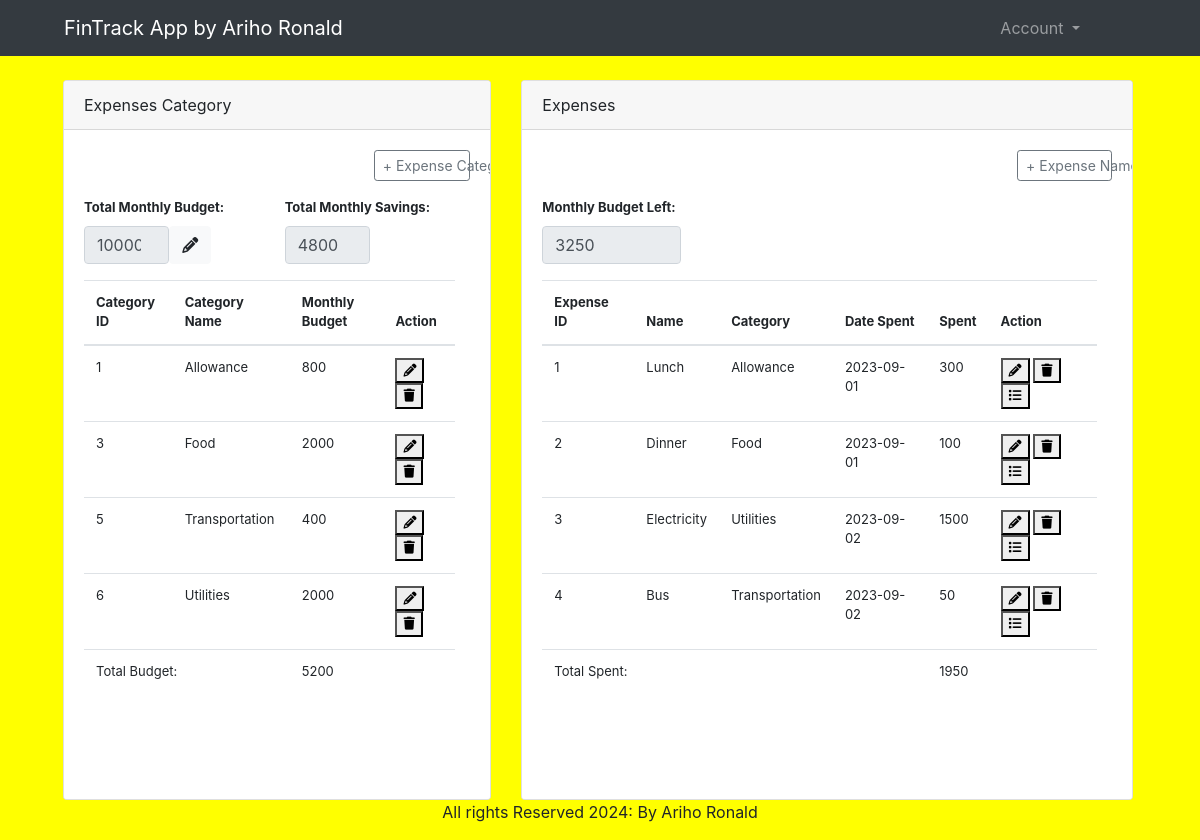
The page / on the database its author committed.
### tables this page shows
CREATE TABLE `tbl_budget` (
  `tbl_budget_id` int(11) NOT NULL,
  `monthly_budget` int(11) NOT NULL
);

CREATE TABLE `tbl_expense_category` (
  `tbl_expense_category_id` int(11) NOT NULL,
  `category_name` text NOT NULL,
  `category_budget` int(11) NOT NULL
);

CREATE TABLE `tbl_expense` (
  `tbl_expense_id` int(11) NOT NULL,
  `tbl_expense_category_id` int(11) NOT NULL,
  `expense_name` text NOT NULL,
  `expense_date` date NOT NULL,
  `expense_spent` int(11) NOT NULL,
  `expense_description` text NOT NULL
);

### index.php (the view, shortened to what this page needs)
<?php
include('conn/conn.php');
?>
<!DOCTYPE html>
<html lang="en">
<head>
    <link rel="stylesheet" href="https://cdn.jsdelivr.net/npm/bootstrap@4.0.0/dist/css/bootstrap.min.css">
    <link rel="stylesheet" href="https://cdnjs.cloudflare.com/ajax/libs/font-awesome/6.4.2/css/all.min.css" />
</head>
<body>
    <nav class="navbar navbar-expand-lg navbar-dark bg-dark col-12">
        <a class="navbar-brand ml-5" href="#">FinTrack App by Ariho Ronald</a>
        <div class="collapse navbar-collapse" id="navbarSupportedContent">
            <ul class="navbar-nav ml-auto mr-5">
                <li class="nav-item dropdown mr-5">
                    <a class="nav-link dropdown-toggle" href="#" id="navbarDropdown" role="button" data-toggle="dropdown" aria-haspopup="true" aria-expanded="false">
                        Account
                    </a>
                </li>
            </ul>
        </div>
    </nav>
    <div class="main-panel mt-4 ml-5 col-11">
        <div class="row">
            <div class="col-md-5">
                <div class="card">
                    <div class="card-header">
                        Expenses Category
                    </div>
                    <div class="card-body">
                        <button type="button" class="btn btn-sm btn-outline-secondary col-md-3 float-right" data-toggle="modal" data-target="#expenseCategoryModal">&#43; Expense Category</button>
                        <div class="data-item">
                            <ul class="list-group col-md-12 mt-5">
                            <div class="row">
                                <div class="col">
                                    <label for="monthlyBudget"><strong>Total Monthly Budget: </strong></label>
                                    <div style="display: flex; align-items: center;">
                                        <?php
                                        $stmt = $conn->prepare("SELECT * FROM `tbl_budget`");
                                        $stmt->execute();
                                        $result = $stmt->fetch();
                                        if ($result) {
                                            $monthlyBudget = $result['monthly_budget'];
                                        } else {
                                            $monthlyBudget = 0;
                                        }
                                        ?>
                                        <input type="number" class="form-control col-6" name="monthly_budget" id="monthlyBudget" value="<?php echo $monthlyBudget; ?>" readonly>
                                        <button type="button" class="btn btn-light" id="editButton" title="Edit" data-toggle="modal" data-target="#monthlyBudgetModal">
                                            <i class="fa-solid fa-pencil"></i>
                                        </button>
                                    </div>
                                </div>
                                <div class="col">
                                    <label for="monthlySavings"><strong>Total Monthly Savings: </strong></label>
                                    <input type="text" class="form-control col-6" name="monthly_savings" id="monthlySavings" value="0" readonly>
                                </div>
                            </div>
                                <table class="table table-hover mt-3">
                                    <thead>
                                        <tr>
                                            <th scope="col">Category ID</th>
                                            <th scope="col">Category Name</th>
                                            <th scope="col">Monthly Budget</th>
                                            <th scope="col">Action</th>
                                        </tr>
                                    </thead>
                                    <tbody>
                                        <?php
                                            $stmt = $conn->prepare("SELECT * FROM `tbl_expense_category`");
                                            $stmt->execute();
                                            $result = $stmt->fetchAll();
                                            foreach ($result as $row) {
                                                $categoryID = $row['tbl_expense_category_id'];
                                                $categoryName = $row['category_name'];
                                                $categoryBudget = $row['category_budget'];
                                                ?>
                                                <tr>
                                                    <td id="categoryID-<?= $categoryID ?>"><?php echo $categoryID ?></td>
                                                    <td id="categoryName-<?= $categoryID ?>"><?php echo $categoryName ?></td>
                                                    <td id="categoryBudget-<?= $categoryID ?>"><?php echo $categoryBudget?></td>
                                                    <td>
                                                        <div>
                                                            <button type="submit" title="Edit" onclick="update_category('<?php echo $categoryID ?>')"><i class="fa-solid fa-pencil"></i></button>
                                                            <button type="button" title="Remove"><i class="fa-solid fa-trash" onclick="delete_category('<?php echo $categoryID ?>')"></i></button>
                                                        </div>
                                                    </td>
                                                </tr>
                                                <?php
                                            }
                                        ?>
                                        <tr>
                                            <td colspan="2">Total Budget: </td>
                                            <td colspan="2"><span id="totalBudget">0</span></td>
                                        </tr>
                                    </tbody>
                                </table>
                            </ul>
                        </div>
                    </div>
                </div>
            </div>
            <div class="col-md-7">
                <div class="card">
                    <div class="card-header">
                        Expenses
                    </div>
                    <div class="card-body">
                        <button type="button" class="btn btn-sm btn-outline-secondary col-md-2 float-right" data-toggle="modal" data-target="#expenseModal">&#43; Expense Name</button>
                        <div class="data-item">
                            <ul class="list-group col-md-12 mt-5">
                                <div class="row">
                                    <div class="col">
                                        <label for="monthlyBudgetInputLeft"><strong>Monthly Budget Left: </strong></label>
                                        <input type="text" class="form-control col-3" name="monthly_budget_left" id="monthlyBudgetInputLeft" value="0" readonly>
                                    </div>
                                </div>
                                <table class="table table-hover mt-3">
                                    <thead>
                                        <tr>
                                        <th scope="col">Expense ID</th>
                                        <th scope="col">Name</th>
                                        <th scope="col">Category</th>
                                        <th scope="col">Date Spent</th>
                                        <th scope="col">Spent</th>
                                        <th scope="col">Action</th>
                                        </tr>
                                    </thead>
                                    <tbody>
                                        <?php
                                        $stmt = $conn->prepare("
                                            SELECT
                                                `tbl_expense`.`tbl_expense_id`,
                                                `tbl_expense_category`.`tbl_expense_category_id`,
                                                `tbl_expense`.`expense_name`,
                                                `tbl_expense_category`.`category_name`,
                                                `tbl_expense`.`expense_date`,
                                                `tbl_expense`.`expense_spent`,
                                                `tbl_expense`.`expense_description`
                                            FROM
                                                `tbl_expense`
                                            LEFT JOIN tbl_expense_category ON
                                                `tbl_expense`.`tbl_expense_category_id` = `tbl_expense_category`.`tbl_expense_category_id`
                                        ");
                                        $stmt->execute();
                                        $result = $stmt->fetchAll();
                                        foreach ($result as $row) {
                                            $expenseID = $row['tbl_expense_id'];
                                            $expenseName = $row['expense_name'];
                                            $categoryName = $row['category_name'];
                                            $expenseDate = $row['expense_date'];
                                            $expenseSpent = $row['expense_spent'];
                                            ?>
                                            <tr>
                                                <td id="expenseID-<?= $expenseID ?>"><?php echo $expenseID ?></td>
                                                <td id="expenseName-<?= $expenseID ?>"><?php echo $expenseName ?></td>
                                                <td id="categoryName-<?= $expenseID ?>"><?php echo $categoryName ?></td>
                                                <td id="expenseDate-<?= $expenseID ?>"><?php echo $expenseDate ?></td>
                                                <td id="expenseSpent-<?= $expenseID ?>"><?php echo $expenseSpent ?></td>
                                                <td>
                                                    <div>
                                                        <button type="submit" title="Edit" onclick="update_expense('<?php echo $expenseID ?>')"><i class="fa-solid fa-pencil"></i></button>
                                                        <button type="button" title="Remove" onclick="delete_expense('<?php echo $expenseID ?>')"><i class="fa-solid fa-trash"></i></button>
                                                        <button type="button" title="View" data-toggle="collapse" data-target="#expenseDescriptionView-<?php echo $expenseID ?>"><i class="fa-solid fa-list"></i></button>
                                                    </div>
                                                </td>
                                            </tr>
                                            <?php
                                        }
                                        ?>
                                        <tr>
                                            <td colspan="4">Total Spent: </td>
                                            <td colspan="2"><span id="totalSpent">0</span></td>
                                        </tr>
                                    </tbody>
                                </table>
                            </ul>
                        </div>
                    </div>
                </div>
            </div>
        </div>
    </div>
    <footer> <center>
<p> All rights Reserved 2024: By Ariho Ronald </p> </center>
</footer>
</body>
</html>

### index.php (style rules this page uses)
body { background-color: yellow; }
.card-body { font-size: small; }
.main-panel, .card { margin: auto; height: 90vh; overflow-y: auto; }

### rows shown on the page
tbl_budget: monthly_budget "10000"
tbl_expense_category: tbl_expense_category_id "1", category_name "Allowance", category_budget "800"
tbl_expense_category: tbl_expense_category_id "3", category_name "Food", category_budget "2000"
tbl_expense_category: tbl_expense_category_id "5", category_name "Transportation", category_budget "400"
tbl_expense_category: tbl_expense_category_id "6", category_name "Utilities", category_budget "2000"
tbl_expense: tbl_expense_id "1", expense_name "Lunch", tbl_expense_category.category_name "Allowance", expense_date "2023-09-01", expense_spent "300"
tbl_expense: tbl_expense_id "2", expense_name "Dinner", tbl_expense_category.category_name "Food", expense_date "2023-09-01", expense_spent "100"
tbl_expense: tbl_expense_id "3", expense_name "Electricity", tbl_expense_category.category_name "Utilities", expense_date "2023-09-02", expense_spent "1500"
tbl_expense: tbl_expense_id "4", expense_name "Bus", tbl_expense_category.category_name "Transportation", expense_date "2023-09-02", expense_spent "50"
